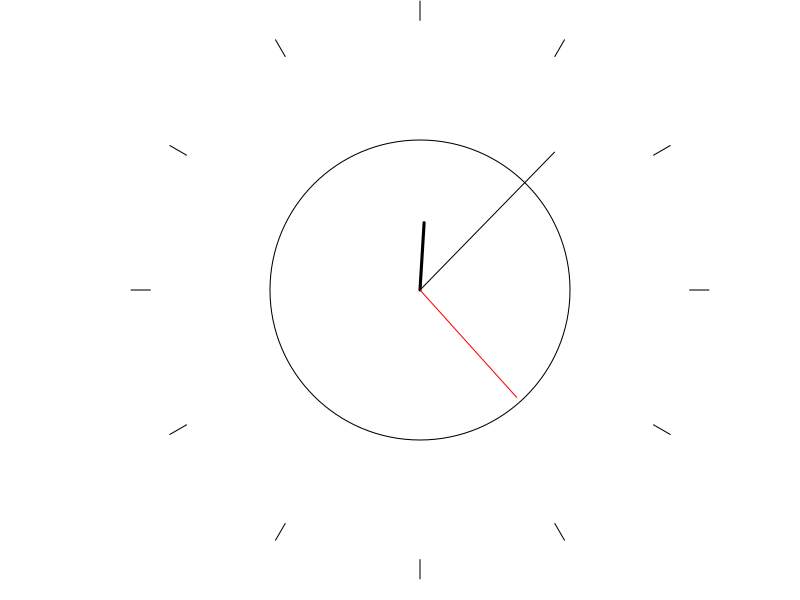

Source code (R):
par(bg = "white")
plot(0, 0, type = "n", xlim = c(-1, 1), ylim = c(-1, 1), col="white", xlab = "", ylab = "", axes = FALSE, frame.plot = FALSE, asp=1)
symbols(0, 0, circles = 1, inches = 1.5, add = TRUE, xpd = TRUE)

time <- Sys.time()
hours <- as.numeric(format(time, "%H"))
minutes <- as.numeric(format(time, "%M"))
seconds <- as.numeric(format(time, "%S"))

angle <- function(hour, min, period=12){
  return(2 * pi * (hour / period) - min)
}

for (i in 1:12) #ticks
  lines(c(1.5 * cos(angle(i-1,0)), 1.4 * cos(angle(i-1,0))), c(1.5 * sin(angle(i-1,0)), 1.4 * sin(angle(i-1,0))), col = "black", lwd=1, xpd=1)

lines(c(0,0.35*sin(angle(hours+3+(minutes/60), pi/2))), c(0,0.35*cos(angle(hours+3+(minutes/60), pi/2))), col="black", lwd=3) #hour
lines(c(0,sin(angle(minutes+15+(seconds/60), pi/2, 60))), c(0,cos(angle(minutes+15+(seconds/60), pi/2, 60))), col="black") #min
lines(c(0,0.75*sin(angle(seconds+15, pi/2, 60))), c(0,0.75*cos(angle(seconds+15, pi/2, 60))), col="red") #sec